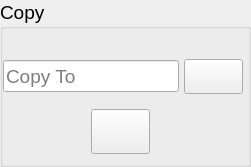
                    <widget class="QGroupBox" name="groupBox_7">
                     <property name="sizePolicy">
                      <sizepolicy hsizetype="Preferred" vsizetype="Fixed">
                       <horstretch>0</horstretch>
                       <verstretch>0</verstretch>
                      </sizepolicy>
                     </property>
                     <property name="maximumSize">
                      <size>
                       <width>270</width>
                       <height>16777215</height>
                      </size>
                     </property>
                     <property name="font">
                      <font>
                       <pointsize>14</pointsize>
                      </font>
                     </property>
                     <property name="title">
                      <string>Copy</string>
                     </property>
                     <layout class="QVBoxLayout" name="verticalLayout_14">
                      <property name="spacing">
                       <number>10</number>
                      </property>
                      <property name="leftMargin">
                       <number>0</number>
                      </property>
                      <property name="topMargin">
                       <number>30</number>
                      </property>
                      <property name="rightMargin">
                       <number>5</number>
                      </property>
                      <property name="bottomMargin">
                       <number>5</number>
                      </property>
                      <item>
                       <layout class="QHBoxLayout" name="horizontalLayout_23">
                        <property name="spacing">
                         <number>5</number>
                        </property>
                        <item>
                         <widget class="QLineEdit" name="copy_location_lineEdit">
                          <property name="sizePolicy">
                           <sizepolicy hsizetype="Preferred" vsizetype="Preferred">
                            <horstretch>0</horstretch>
                            <verstretch>0</verstretch>
                           </sizepolicy>
                          </property>
                          <property name="minimumSize">
                           <size>
                            <width>0</width>
                            <height>30</height>
                           </size>
                          </property>
                          <property name="maximumSize">
                           <size>
                            <width>16777215</width>
                            <height>32</height>
                           </size>
                          </property>
                          <property name="font">
                           <font>
                            <pointsize>14</pointsize>
                           </font>
                          </property>
                          <property name="readOnly">
                           <bool>true</bool>
                          </property>
                          <property name="placeholderText">
                           <string>Copy To</string>
                          </property>
                         </widget>
                        </item>
                        <item>
                         <widget class="QPushButton" name="copy_browse_location_pushButton">
                          <property name="sizePolicy">
                           <sizepolicy hsizetype="Fixed" vsizetype="Fixed">
                            <horstretch>0</horstretch>
                            <verstretch>0</verstretch>
                           </sizepolicy>
                          </property>
                          <property name="minimumSize">
                           <size>
                            <width>45</width>
                            <height>35</height>
                           </size>
                          </property>
                          <property name="cursor">
                           <cursorShape>PointingHandCursor</cursorShape>
                          </property>
                          <property name="toolTip">
                           <string>browse folder</string>
                          </property>
                          <property name="text">
                           <string/>
                          </property>
                          <property name="icon">
                           <iconset>
                            <normaloff>../icons/folder.svg</normaloff>../icons/folder.svg</iconset>
                          </property>
                          <property name="iconSize">
                           <size>
                            <width>23</width>
                            <height>23</height>
                           </size>
                          </property>
                         </widget>
                        </item>
                       </layout>
                      </item>
                      <item>
                       <layout class="QHBoxLayout" name="horizontalLayout_24">
                        <property name="spacing">
                         <number>10</number>
                        </property>
                        <property name="topMargin">
                         <number>5</number>
                        </property>
                        <property name="rightMargin">
                         <number>5</number>
                        </property>
                        <property name="bottomMargin">
                         <number>5</number>
                        </property>
                        <item>
                         <spacer name="horizontalSpacer_21">
                          <property name="orientation">
                           <enum>Qt::Horizontal</enum>
                          </property>
                          <property name="sizeHint" stdset="0">
                           <size>
                            <width>40</width>
                            <height>20</height>
                           </size>
                          </property>
                         </spacer>
                        </item>
                        <item>
                         <widget class="QPushButton" name="copy_run_pushButton">
                          <property name="sizePolicy">
                           <sizepolicy hsizetype="Fixed" vsizetype="Fixed">
                            <horstretch>0</horstretch>
                            <verstretch>0</verstretch>
                           </sizepolicy>
                          </property>
                          <property name="minimumSize">
                           <size>
                            <width>55</width>
                            <height>45</height>
                           </size>
                          </property>
                          <property name="cursor">
                           <cursorShape>PointingHandCursor</cursorShape>
                          </property>
                          <property name="toolTip">
                           <string>run</string>
                          </property>
                          <property name="text">
                           <string/>
                          </property>
                          <property name="icon">
                           <iconset>
                            <normaloff>../icons/start.svg</normaloff>../icons/start.svg</iconset>
                          </property>
                          <property name="iconSize">
                           <size>
                            <width>25</width>
                            <height>25</height>
                           </size>
                          </property>
                         </widget>
                        </item>
                        <item>
                         <spacer name="horizontalSpacer_22">
                          <property name="orientation">
                           <enum>Qt::Horizontal</enum>
                          </property>
                          <property name="sizeHint" stdset="0">
                           <size>
                            <width>40</width>
                            <height>20</height>
                           </size>
                          </property>
                         </spacer>
                        </item>
                       </layout>
                      </item>
                     </layout>
                    </widget>
